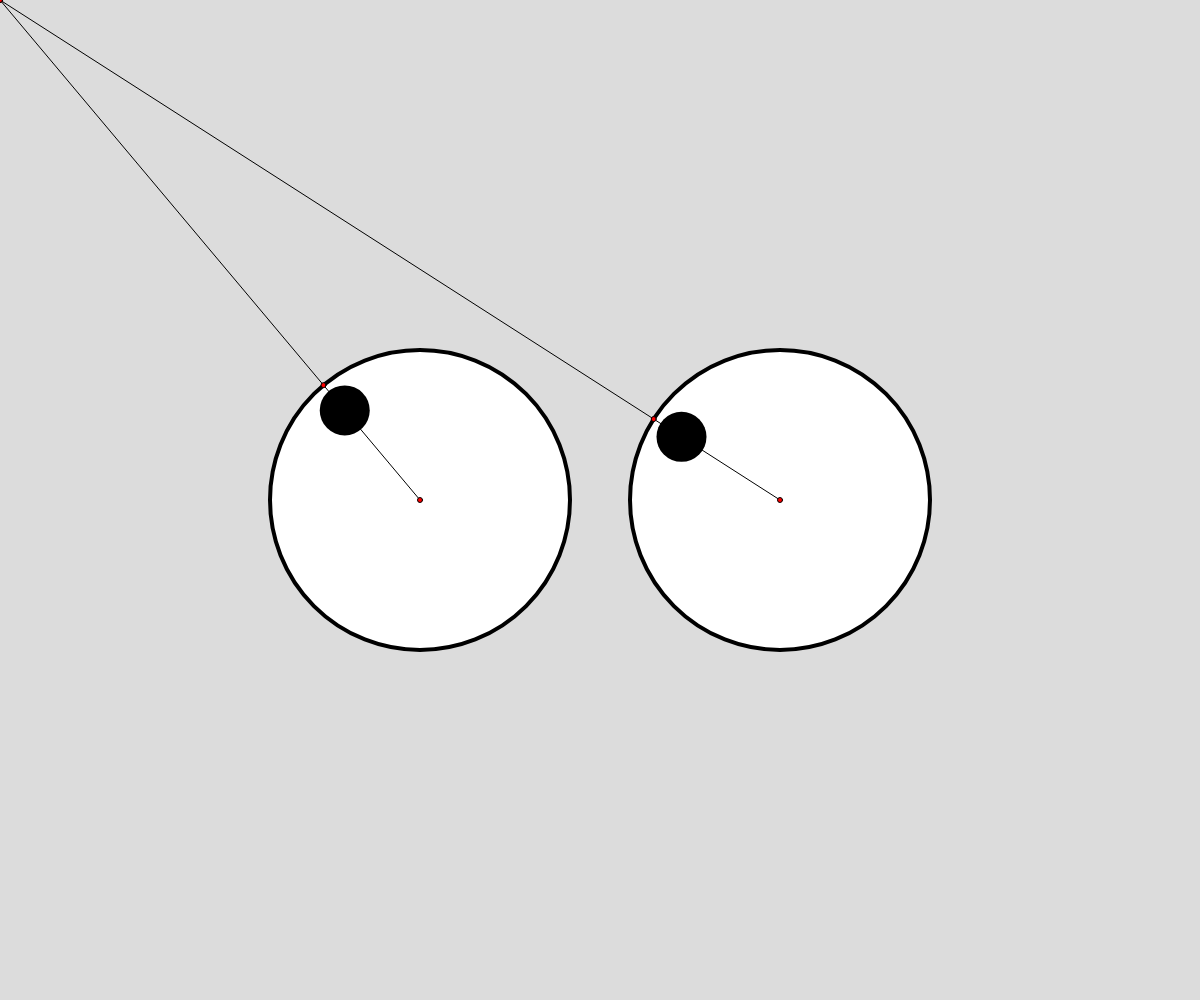
Frame 1 (no input)
Frame 60 (no input): identical to frame 1, image omitted
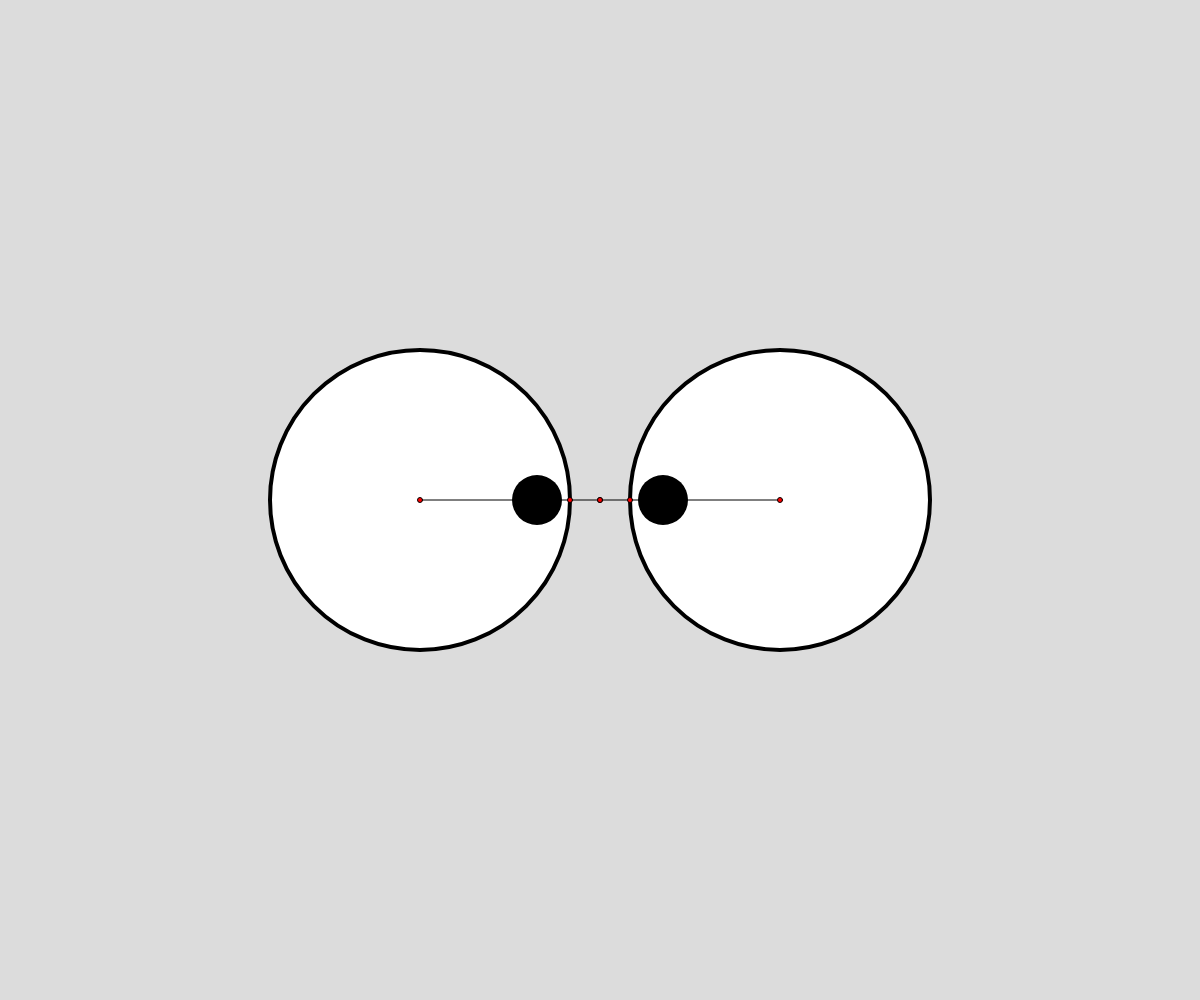
Frame 120 (the mouse pressed at the canvas centre since frame 60)

The p5.js sketch that drew these frames (run headless with seeded random() and noise() and a simulated clock; from frame 60 on, the mouse is pressed at the canvas centre):

// p5.js sketch
// ── sketch.js
// Further Reading:
// https://natureofcode.com/vectors/
// https://p5js.org/reference/p5/p5.Vector/


function setup() {
  createCanvas(windowWidth, windowHeight);
}

function draw() {
  background(220);

  // positions of the two eyes
  let eyeRadius = width/8;     // size of the eyeball  
  let pupilRadius = eyeRadius / 6;   // size of the pupil
  let maxOffset = eyeRadius - pupilRadius - 8; // keep pupil within eyeball  
  let eye1 = createVector(width/2 - (eyeRadius * 1.2), height/2);
  let eye2 = createVector(width/2 + (eyeRadius * 1.2), height/2);


  drawEye(eye1, eyeRadius, pupilRadius, maxOffset);
  drawEye(eye2, eyeRadius, pupilRadius, maxOffset);
}

function drawEye(center, eyeRadius, pupilRadius, maxOffset) {
  // draw eyeball
  fill(255);
  stroke(0);
  push();
    strokeWeight(4);
    ellipse(center.x, center.y, eyeRadius*2, eyeRadius*2);
  pop();

  // vector from eye center to mouse
  let dir = createVector(mouseX - center.x, mouseY - center.y);

  // limit the movement
  if (dir.mag() > maxOffset) {
    dir.setMag(maxOffset);
  }

  // some visualisations:
  // center to mouse
  line(center.x, center.y, mouseX, mouseY)
  let pointOnCircle = createVector(mouseX - center.x, mouseY - center.y);
  pointOnCircle.setMag(eyeRadius)
  let pointOnCirclePos = p5.Vector.add(center, pointOnCircle);
  fill(255,0,0)
  ellipse(pointOnCirclePos.x, pointOnCirclePos.y, 5);
  ellipse(center.x, center.y, 5);
  ellipse(mouseX, mouseY, 5);

  // pupil position
  let pupilPos = p5.Vector.add(center, dir);

  // draw pupil
  noStroke();
  fill(0);
  ellipse(pupilPos.x, pupilPos.y, pupilRadius*2, pupilRadius*2);
}
